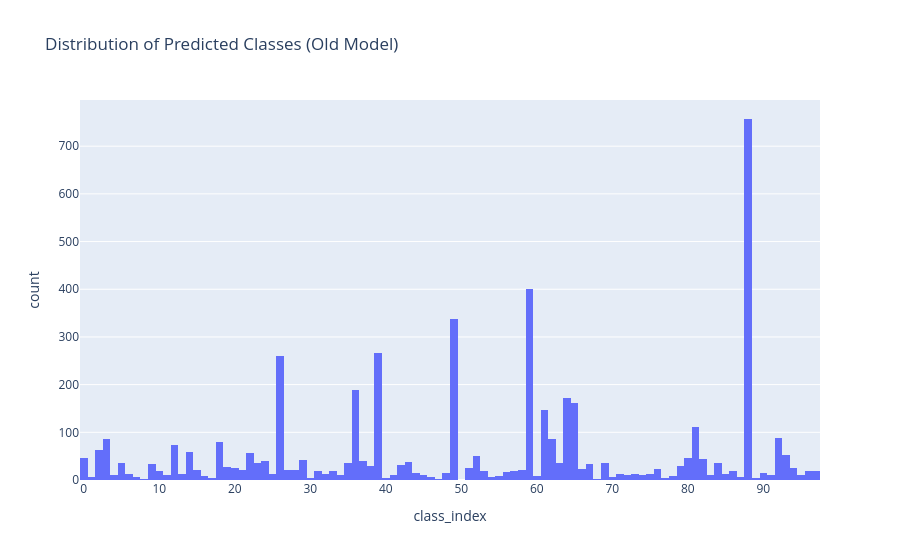

The notebook cell this image was saved under:
### Code cell
fig = px.histogram(
    df_old,
    x="class_index",
    nbins=103,
    title="Distribution of Predicted Classes (Old Model)",
)
fig.show()

### Figure 1 — Plotly figure (JSON) as saved in the notebook; plotly's stock layout.template omitted (floating-point values rounded to 4 significant figures; data arrays with more than 128 entries replaced by an {"elided": "..."} marker saying what was removed)
{"data": [{"bingroup": "x", "hovertemplate": "class_index=%{x}<br>count=%{y}<extra></extra>", "legendgroup": "", "marker": {"color": "#636efa", "pattern": {"shape": ""}}, "name": "", "nbinsx": 103, "orientation": "v", "showlegend": false, "x": {"elided": "4942 int values"}, "xaxis": "x", "yaxis": "y", "type": "histogram"}], "layout": {"xaxis": {"anchor": "y", "domain": [0.0, 1.0], "title": {"text": "class_index"}}, "yaxis": {"anchor": "x", "domain": [0.0, 1.0], "title": {"text": "count"}}, "legend": {"tracegroupgap": 0}, "title": {"text": "Distribution of Predicted Classes (Old Model)"}, "barmode": "relative"}}
